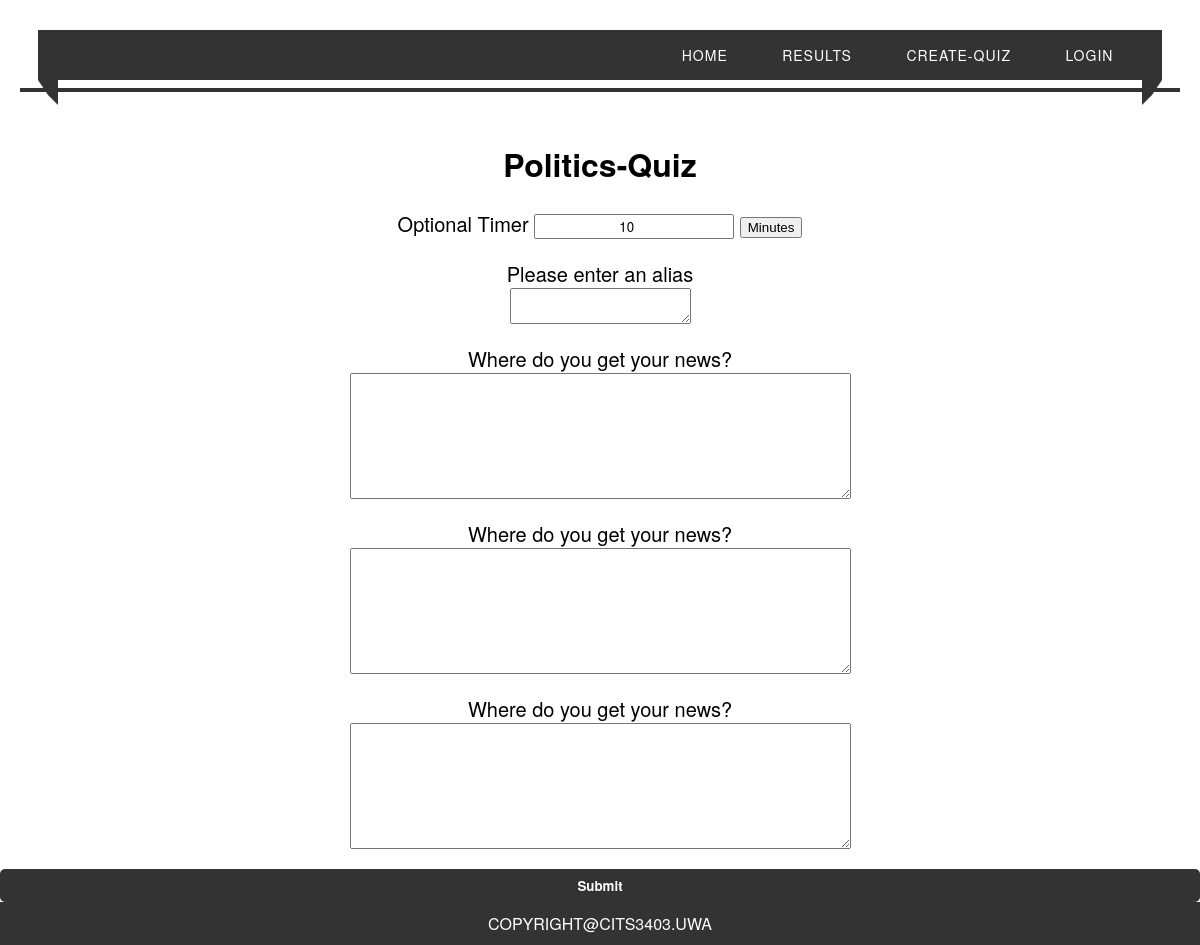
Screenshot of /quiz/Politics-Quiz with the database file from the repository.
### app/models.py (models this page shows)
class Quiz(db.Model):
    quizname = db.Column(db.String(64), primary_key=True)
    creator_id = db.Column(db.Integer, db.ForeignKey('user.id'))
    q1 = db.Column(db.String(256))
    q2 = db.Column(db.String(256))
    q3 = db.Column(db.String(256))

### app/routes.py (the view, shortened to what this page needs)
@app.route('/quiz/<quiz_name>', methods=['GET', 'POST'])
def quizanswerer(quiz_name): #dont need to be logged in
    quiz_items = Quiz.query.filter_by(quizname=quiz_name).first_or_404() #checks if quiz_name is a quiz
    q1_text = quiz_items.q1
    q2_text = quiz_items.q2
    q3_text = quiz_items.q3
    name_of_quiz = quiz_name
    form = AnswerQuizForm()
    return render_template('answer_page.html', title='Answers', q1_t=q1_text, q2_t=q2_text, q3_t=q3_text, noq=name_of_quiz, form=form)

### app/forms.py
class AnswerQuizForm(FlaskForm):
    a1 = TextAreaField('Input Q1', validators=[ DataRequired(), Length(min=1, max=256)])
    a2 = TextAreaField('Input Q1', validators=[ DataRequired(), Length(min=1, max=256)])
    a3 = TextAreaField('Input Q1', validators=[ DataRequired(), Length(min=1, max=256)])
    submit_name = TextAreaField('Input Q1', validators=[ DataRequired(), Length(min=1, max=64)])
    submit = SubmitField('Submit')

### app/templates/answer_page.html (shortened to what this page needs)
{% extends "base.html" %}
{% block content %}
    <h1>{{ noq }}</h1>
    <form action="" method="post">
        <p>Optional Timer
        <input type="number" style="text-align: center;" id="myNumber" value="10">
        <button type="button" style="margin:auto" onclick="timer()">Minutes</button>
        </p>
        <p>
            Please enter an alias
            <br>
            {{ form.submit_name(size=32) }}<br>
        </p>
        <p>
            {{ q1_t }}
            <br>
            {{ form.a1(cols=60, rows=8) }}<br>
        </p>
        <p>
            {{ q2_t }}
           <br>
            {{ form.a2(cols=60, rows=8) }}<br>
        </p>
        <p>
            {{ q3_t }}
           <br>
            {{ form.a3(cols=60, rows=8) }}<br>
        </p>
        <p>{{ form.submit() }}</p>
    </form>
{% endblock %}

### app/static/css/styles.css (style rules this page uses)
html { background: url(https://images.unsplash.com/photo-1489844097929-c8d5b91c456e?ixlib=rb-1.2.1&ixid=eyJhcHBfaWQiOjEyMDd9&auto=format&fit=crop&w=1952&q=80) no-repeat center center fixed; -webkit-background-size: cover; -moz-background-size: cover; -o-background-size: cover; background-size: cover; }
body { font-family: 'helvetica neue',helvetica,Calibri,Arial,sans-serif; margin:0; padding:0; }
h1 { display: flex; flex-direction: column; justify-content: center; text-align: center; }
#submit { width: 100%; padding: 7px; border: none; border-radius: 5px; color: white; font-weight: bold; background-color: #333; cursor: pointer; outline: none; }
input { font-family: 'helvetica neue', helvetica, sans-serif; width: 15em; }
p { text-align: center; font-size: 20px; }

### rows the page displays
Quiz: quizname "Politics-Quiz", q1 "Where do you get your news?", q2 "Where do you get your news?", q3 "Where do you get your news?"
